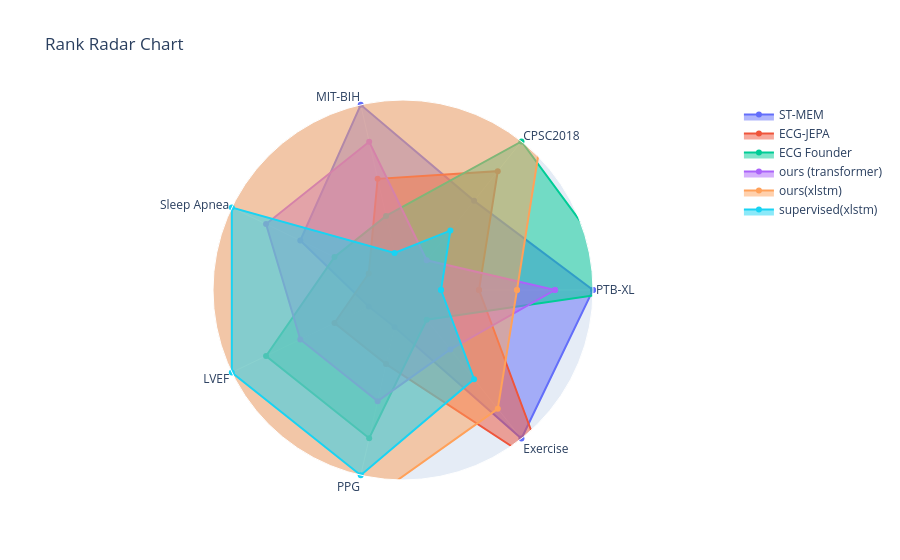

Write notebook code for a chart like this one.
### Code cell
categories_closed = categories + [categories[0]]

fig = go.Figure()

for idx, row in df_ranked_r.iterrows():
    values = row.tolist() + [row.tolist()[0]]  # close the loop
    fig.add_trace(go.Scatterpolar(
        r=values,
        theta=categories_closed,
        fill='toself',
        name=idx,
        line=dict(width=2)
    ))

fig.update_layout(
    polar=dict(
        radialaxis=dict(visible=False, range=[-1, 4])
    ),
    showlegend=True,
    title="Rank Radar Chart"
)

fig.show()

### Figure 1 — Plotly figure (JSON) as saved in the notebook; plotly's stock layout.template omitted (floating-point values rounded to 4 significant figures)
{"data": [{"fill": "toself", "line": {"width": 2}, "name": "ST-MEM", "r": [4, 2, 4, 2, 0, 0, 4, 4], "theta": ["PTB-XL", "CPSC2018", "MIT-BIH", "Sleep Apnea", "LVEF", "PPG", "Exercise", "PTB-XL"], "type": "scatterpolar"}, {"fill": "toself", "line": {"width": 2}, "name": "ECG-JEPA", "r": [1, 3, 2, 0, 1, 1, 5, 1], "theta": ["PTB-XL", "CPSC2018", "MIT-BIH", "Sleep Apnea", "LVEF", "PPG", "Exercise", "PTB-XL"], "type": "scatterpolar"}, {"fill": "toself", "line": {"width": 2}, "name": "ECG Founder", "r": [5, 4, 1, 1, 3, 3, 0, 5], "theta": ["PTB-XL", "CPSC2018", "MIT-BIH", "Sleep Apnea", "LVEF", "PPG", "Exercise", "PTB-XL"], "type": "scatterpolar"}, {"fill": "toself", "line": {"width": 2}, "name": "ours (transformer)", "r": [3, 0, 3, 3, 2, 2, 1, 3], "theta": ["PTB-XL", "CPSC2018", "MIT-BIH", "Sleep Apnea", "LVEF", "PPG", "Exercise", "PTB-XL"], "type": "scatterpolar"}, {"fill": "toself", "line": {"width": 2}, "name": "ours(xlstm)", "r": [2, 5, 5, 5, 5, 5, 3, 2], "theta": ["PTB-XL", "CPSC2018", "MIT-BIH", "Sleep Apnea", "LVEF", "PPG", "Exercise", "PTB-XL"], "type": "scatterpolar"}, {"fill": "toself", "line": {"width": 2}, "name": "supervised(xlstm)", "r": [0, 1, 0, 4, 4, 4, 2, 0], "theta": ["PTB-XL", "CPSC2018", "MIT-BIH", "Sleep Apnea", "LVEF", "PPG", "Exercise", "PTB-XL"], "type": "scatterpolar"}], "layout": {"polar": {"radialaxis": {"range": [-1, 4], "visible": false}}, "showlegend": true, "title": {"text": "Rank Radar Chart"}}}
